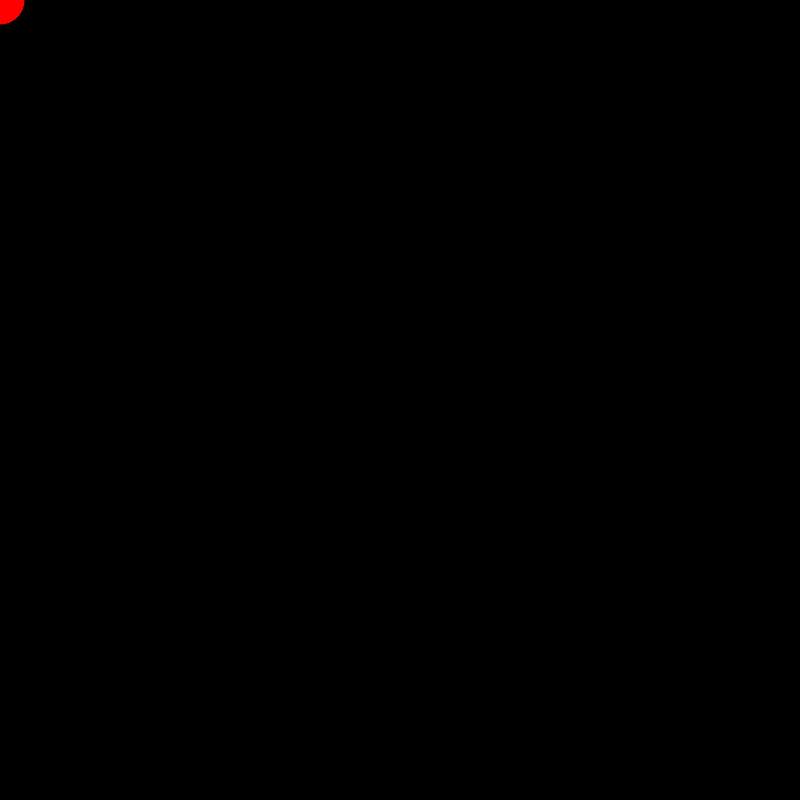
Frame 1 (no input)
Frame 60 (the mouse pressed at the canvas centre just before this capture): identical to frame 1, image omitted
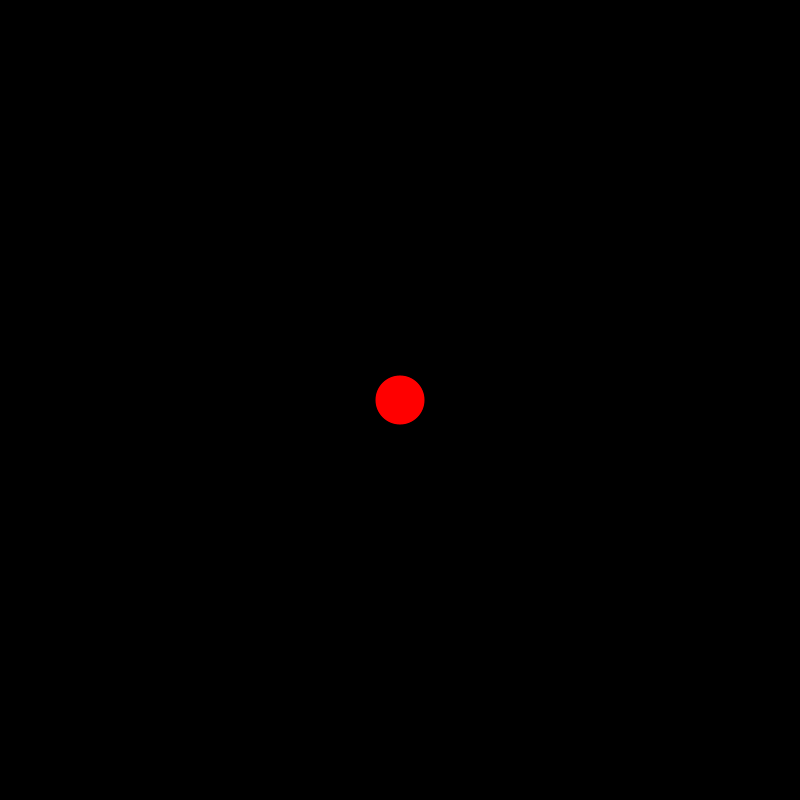
Frame 120 (the mouse held since frame 60 and released just before this capture)

The Processing sketch that drew these frames (run headless with seeded random() and noise(); from frame 60 on, the mouse is pressed at the canvas centre):

// Processing sketch: exemple_16_03_snake_objet
// ── exemple_16_03_snake_objet.pde
Snake snake;

void setup() {
  size(800, 800);
  snake = new Snake(50, color(255, 0, 0), 0, 0);
}

void draw() {
  background(0);
  snake.deplacer(mouseX, mouseY);
  snake.dessiner();
}
// ── Snake.pde
class Snake {
  int taille;
  color couleur;
  float[] xpos;
  float[] ypos;
  
  Snake(int taille, color couleur, float x0, float y0) {
    this.taille = taille;
    this.couleur = couleur;
    
    xpos = new float[taille];
    ypos = new float[taille];
    for (int i = 0; i < taille; i++) {
      xpos[i] = x0;
      ypos[i] = y0;
    }
  }
  
  void dessiner() {
    noStroke();
    for (int i = 0; i < taille; i++) {
      fill(lerpColor(color(255), couleur, i / (taille - 1.0)));
      ellipse(xpos[i], ypos[i], i, i);
    }
  }
  
  void deplacer(float x, float y) {
    for (int i = 0; i < taille - 1; i++) {
      xpos[i] = xpos[i + 1];
      ypos[i] = ypos[i + 1];
    }
    xpos[taille - 1] = x;
    ypos[taille - 1] = y;
  }
}
